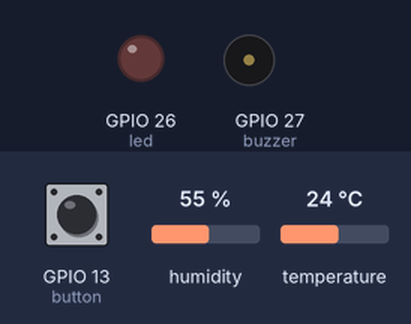
The program below on a simulated ESP32 board running MicroPython. Shown: output pins drawn as LEDs (lit = HIGH), buzzer (waves = sounding). Wiring (from the project's diagram.json): button on GPIO 13, DHT22 sensor on GPIO 15, red LED on GPIO 26, buzzer on GPIO 27. The test bench sets the inputs (shaded band); at power-on: humidity 55 %, GPIO 13 (button) LOW, temperature 24 °C. What the program prints to the serial console is not drawn.

Above: at 1.2 s.
1.3 s: humidity set to 88 %
2.8 s: GPIO 13 (button) pulled HIGH for 0.15 s
Timing chart, 0 to 5.8 s (numbered marks = the images above; inputs shaded):
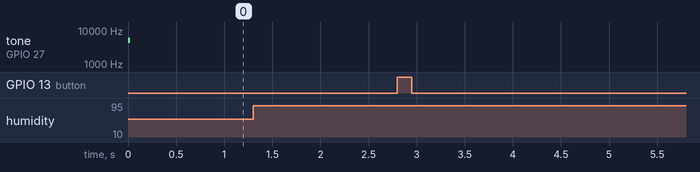

The program:

main.py
```python
from machine import Pin, Signal, PWM
from dht import DHT22
from time import sleep


dht_sensor = DHT22(Pin(15))
button = Pin(13, Pin.IN, Pin.PULL_DOWN)

led = Pin(26, Pin.OUT)
buzzer = PWM(Pin(27))


while True:
    # Measure data
    dht_sensor.measure()

    # Saves data
    temperature = dht_sensor.temperature()
    humidity = dht_sensor.humidity()

    # Prensents data if button is pressed
    if button.value() == 1:
        print("Temperatura: " + str(temperature) + "ºC")
        print("Umidade: " + str(humidity) + "%")

    # Gives temperature alert if necessary:
    if temperature > 70:
        print("DANGER! HIGH TEMPERATURE DETECTED!")
        buzzer.freq(1000)
        buzzer.duty(512)
        led.on()
        sleep(0.2)
        led.off()
    else:
        buzzer.duty(0)

    # Gives humidity alert if necessary:
    if humidity > 85:
        print("DANGER! HIGH HUMIDITY DETECTED!")
```

Measured:
- after the input at 1.3 s, every drawn part: stays the same
- after the input at 2.8 s, every drawn part: stays the same
